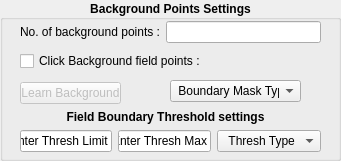
     <widget class="QGroupBox" name="groupBox_3">
      <property name="geometry">
       <rect>
        <x>20</x>
        <y>190</y>
        <width>341</width>
        <height>161</height>
       </rect>
      </property>
      <property name="font">
       <font>
        <weight>75</weight>
        <bold>true</bold>
       </font>
      </property>
      <property name="title">
       <string>Background Points Settings</string>
      </property>
      <property name="alignment">
       <set>Qt::AlignCenter</set>
      </property>
      <widget class="QLabel" name="label_11">
       <property name="geometry">
        <rect>
         <x>10</x>
         <y>101</y>
         <width>311</width>
         <height>31</height>
        </rect>
       </property>
       <property name="font">
        <font>
         <weight>75</weight>
         <bold>true</bold>
        </font>
       </property>
       <property name="text">
        <string>Field Boundary Threshold settings</string>
       </property>
       <property name="alignment">
        <set>Qt::AlignCenter</set>
       </property>
      </widget>
      <widget class="QWidget" name="horizontalLayoutWidget">
       <property name="geometry">
        <rect>
         <x>20</x>
         <y>21</y>
         <width>301</width>
         <height>22</height>
        </rect>
       </property>
       <layout class="QHBoxLayout" name="horizontalLayout_9">
        <item>
         <widget class="QLabel" name="label_7">
          <property name="font">
           <font>
            <weight>50</weight>
            <bold>false</bold>
           </font>
          </property>
          <property name="text">
           <string>No. of background points :</string>
          </property>
         </widget>
        </item>
        <item>
         <widget class="QLineEdit" name="backgrndno_le">
          <property name="font">
           <font>
            <weight>50</weight>
            <bold>false</bold>
           </font>
          </property>
         </widget>
        </item>
       </layout>
      </widget>
      <widget class="QWidget" name="horizontalLayoutWidget_3">
       <property name="geometry">
        <rect>
         <x>20</x>
         <y>80</y>
         <width>101</width>
         <height>27</height>
        </rect>
       </property>
       <layout class="QHBoxLayout" name="horizontalLayout_11">
        <item>
         <widget class="QPushButton" name="learnbackgnd_pb">
          <property name="enabled">
           <bool>false</bool>
          </property>
          <property name="font">
           <font>
            <weight>50</weight>
            <bold>false</bold>
           </font>
          </property>
          <property name="text">
           <string>Learn Background</string>
          </property>
         </widget>
        </item>
       </layout>
      </widget>
      <widget class="QWidget" name="horizontalLayoutWidget_2">
       <property name="geometry">
        <rect>
         <x>20</x>
         <y>51</y>
         <width>301</width>
         <height>21</height>
        </rect>
       </property>
       <layout class="QHBoxLayout" name="horizontalLayout_10">
        <item>
         <widget class="QCheckBox" name="backgrndpts_cb">
          <property name="font">
           <font>
            <weight>50</weight>
            <bold>false</bold>
           </font>
          </property>
          <property name="text">
           <string>Click Background field points :</string>
          </property>
         </widget>
        </item>
        <item>
         <widget class="QLabel" name="backgrndclicks_label">
          <property name="text">
           <string/>
          </property>
         </widget>
        </item>
       </layout>
      </widget>
      <widget class="QWidget" name="layoutWidget_2">
       <property name="geometry">
        <rect>
         <x>20</x>
         <y>130</y>
         <width>301</width>
         <height>22</height>
        </rect>
       </property>
       <layout class="QHBoxLayout" name="horizontalLayout_14">
        <item>
         <widget class="QLineEdit" name="bckgrdthreshlimit_le">
          <property name="font">
           <font>
            <weight>50</weight>
            <bold>false</bold>
           </font>
          </property>
          <property name="text">
           <string>Enter Thresh Limit</string>
          </property>
          <property name="alignment">
           <set>Qt::AlignCenter</set>
          </property>
         </widget>
        </item>
        <item>
         <widget class="QLineEdit" name="bckgrdthreshmax_le">
          <property name="font">
           <font>
            <weight>50</weight>
            <bold>false</bold>
           </font>
          </property>
          <property name="text">
           <string>Enter Thresh Max</string>
          </property>
          <property name="alignment">
           <set>Qt::AlignCenter</set>
          </property>
         </widget>
        </item>
        <item>
         <widget class="QComboBox" name="bckgrdthreshtype_dd">
          <property name="font">
           <font>
            <weight>50</weight>
            <bold>false</bold>
           </font>
          </property>
          <item>
           <property name="text">
            <string>  Thresh Type</string>
           </property>
          </item>
         </widget>
        </item>
       </layout>
      </widget>
      <widget class="QComboBox" name="backgrndtype_dd">
       <property name="geometry">
        <rect>
         <x>170</x>
         <y>80</y>
         <width>131</width>
         <height>22</height>
        </rect>
       </property>
       <property name="font">
        <font>
         <weight>50</weight>
         <bold>false</bold>
        </font>
       </property>
       <item>
        <property name="text">
         <string> Boundary Mask Type</string>
        </property>
       </item>
      </widget>
     </widget>
